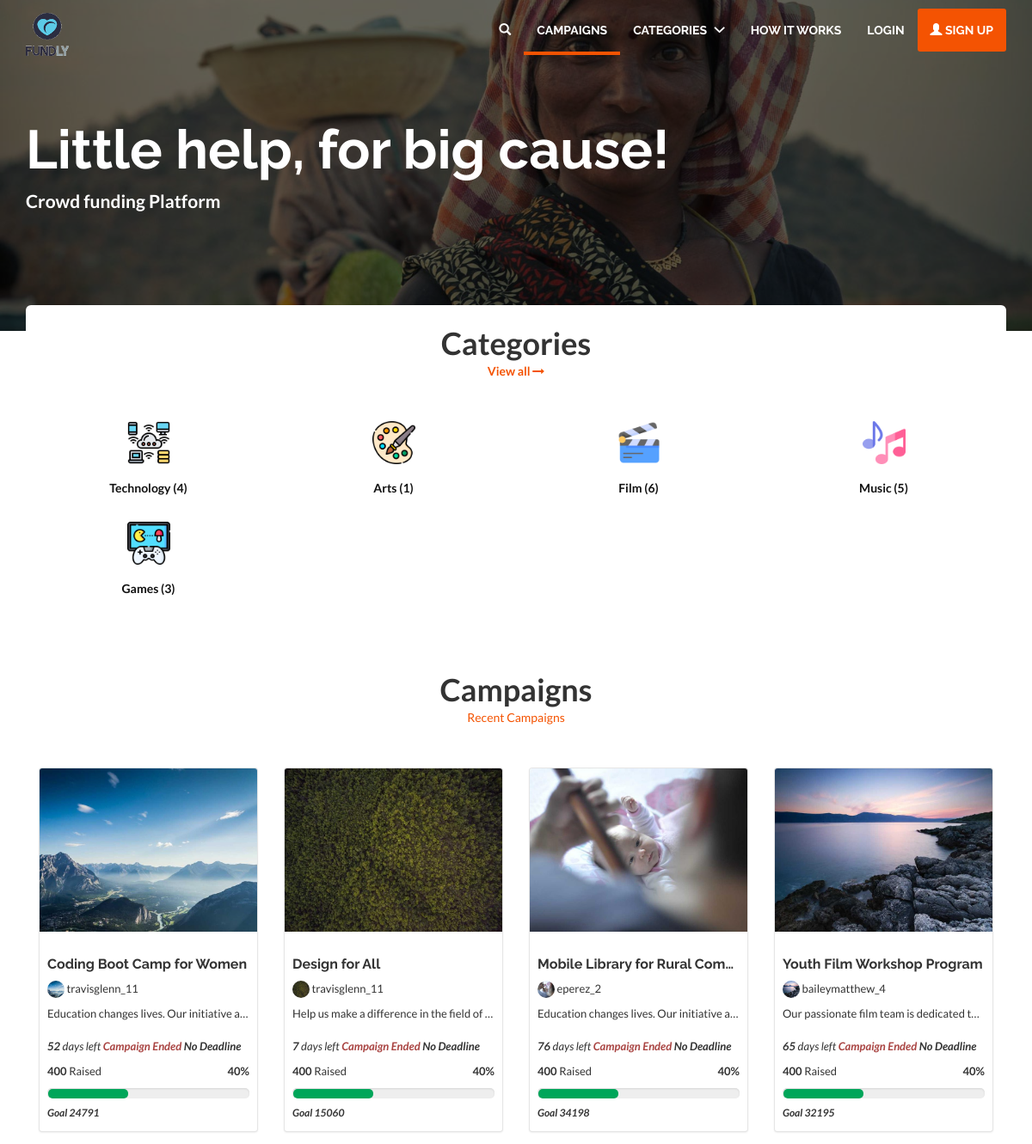
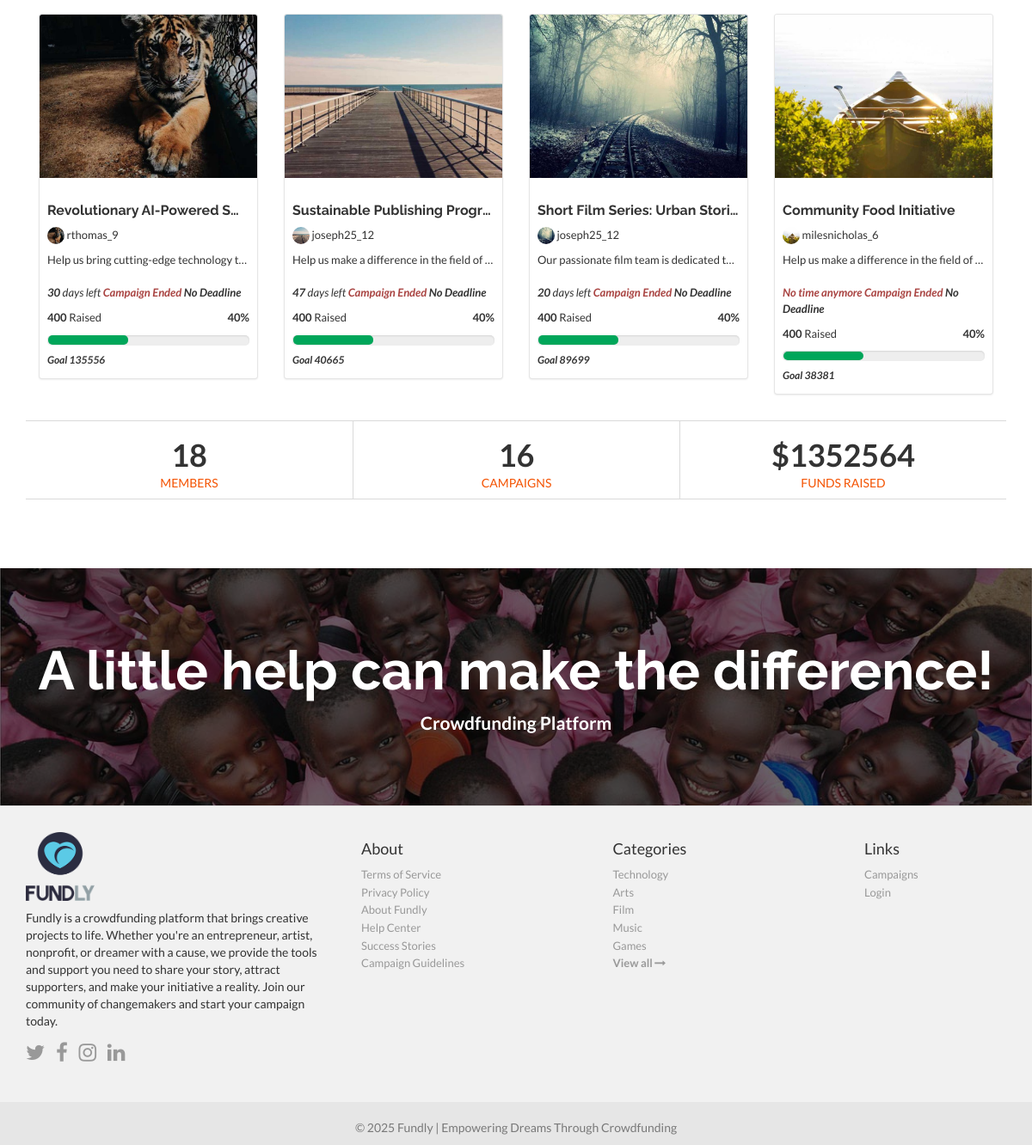
The page / on the database its author committed (2 pictures, top to bottom).
### core/models.py (models this page shows, shortened)
class Category(models.Model):
    name = models.CharField(max_length=50, unique=True)
    slug = models.CharField(max_length=100, unique=True)
    image = models.ImageField(upload_to='categories', default="default.png")
    @property
    def category_image(self):
        if self.image:
            return self.image.url
        return "/media/categories/default.png"

### campaign/models.py (models this page shows, shortened)
class Campaign(models.Model):
    id = models.UUIDField(primary_key=True, default=uuid.uuid4, editable=False)
    title = models.CharField(max_length=255)
    description = models.TextField()
    user = models.ForeignKey(User, on_delete=models.DO_NOTHING)
    category = models.ForeignKey(Category, on_delete=models.CASCADE)
    date = models.DateTimeField(default=now, blank=True)
    status = models.CharField(max_length=20, default="pending")
    image = models.ImageField(upload_to="campaigns")
    goal = models.IntegerField()
    location = models.CharField(max_length=150)
    deadline = models.DateField()
    def image_url(self):
        return self.image.url if self.image else "https://placehold.co/600x400?text=No+Image"
    def days_remaining(self):
        delta = self.deadline - datetime.now().date()
        return delta.days

### accounts/models.py (models this page shows, shortened)
class User(AbstractUser):
    username = models.CharField(
        "username",
        max_length=50,
        unique=True,
        help_text="Required. 50 characters or fewer. Letters, digits and @/./+/-/_ only.",
        error_messages={
            "unique": "A user with this username already exists.",
        },
    )
    email = models.EmailField(
        unique=True,
        blank=False,
        error_messages={
            "unique": "A user with this email already exists.",
        },
    )
    status = models.CharField(max_length=20, default="active")
    avatar = models.ImageField(upload_to="avatars/", null=True, blank=True)
    country = models.ForeignKey(Country, on_delete=models.SET_NULL, null=True)
    USERNAME_FIELD = "email"
    REQUIRED_FIELDS = ["username"]

### core/views.py (the view)
# urls.py: path('', HomeView.as_view(), name="home"),
class HomeView(ListView):
    model = Campaign
    template_name = "home.html"
    context_object_name = "campaigns"
    def get_queryset(self):
        return Campaign.objects.filter(
            status="active"
        ).prefetch_related(
            "user"
        ).order_by(
            '-date'
        )[:8]
    def get_context_data(self, **kwargs):
        context = super().get_context_data(**kwargs)
        context["total_campaigns"] = Campaign.objects.filter(status="pending").count()
        context["fund_raised"] = Donation.objects.filter(approved=True).aggregate(Sum("donation"))
        context["members"] = User.objects.count()
        return context

### templates/home.html (shortened to what this page needs)
{% extends 'base.html' %}
{% load static %}
{% block content %}
    <div class="jumbotron index-header jumbotron_set jumbotron-cover session-active-cover">
        <div class="container wrap-jumbotron position-relative">
            <h1 class="title-site txt-left" id="titleSite">Little help, for big cause!</h1>
            <p class="subtitle-site txt-left"><strong>Crowd funding Platform</strong></p>
        </div>
    </div>
    <div class="container margin-bottom-40">
        <div class="col-md-12 btn-block margin-bottom-40 head-home">
            <h1 class="btn-block text-center class-montserrat margin-bottom-zero none-overflow">Categories</h1>
            <h5 class="btn-block text-center class-montserrat subtitle-color">
                <a href="{% url 'core:categories' %}">
                    <strong>View all <i class="fa fa-long-arrow-right"></i></strong>
                </a>
            </h5>
        </div>
        {% for category in categories %}
            <div class="col-lg-3 col-md-6 col-sm-6 col-xs-12 row-margin-20 text-center">
                <a href="{% url 'core:campaigns-by-category' category.id %}">
                    <img class="img-responsive custom-rounded center-block"
                         src="{{ category.category_image }}"
                         alt="{{ category.name }}"
                         style="height: 50px; width: 50px;">
                </a>
                <h1 class="title-services">
                    <a href="{% url 'core:campaigns-by-category' category.id %}">
                        {{ category.name }} ({{ category.campaign_set.count }})
                    </a>
                </h1>
            </div>
        {% endfor %}
    </div>
    {% if campaigns.count > 0 %}
        <div class="container margin-bottom-40">
            <div class="col-md-12 btn-block margin-bottom-40">
                <h1 class="btn-block text-center class-montserrat margin-bottom-zero none-overflow">Campaigns</h1>
                <h5 class="btn-block text-center class-montserrat subtitle-color">Recent Campaigns</h5>
            </div>
            <div class="margin-bottom-30">
                {% for campaign in campaigns %}
                    {% include "includes/campaign.html" with campaign=campaign %}
                {% endfor %}
            </div>
            <div class="row margin-bottom-40">
                <div class="container">
                    <div class="col-md-4 border-stats">
                        <h1 class="btn-block text-center class-montserrat margin-bottom-zero none-overflow"><span
                                class=".numbers-with-commas counter">{{ members }}</span>
                        </h1>
                        <h5 class="btn-block text-center class-montserrat subtitle-color text-uppercase">Members</h5>
                    </div>
                    <div class="col-md-4 border-stats">
                        <h1 class="btn-block text-center class-montserrat margin-bottom-zero none-overflow">
                            <span class=".numbers-with-commas counter">{{ total_campaigns }}</span>
                        </h1>
                        <h5 class="btn-block text-center class-montserrat subtitle-color text-uppercase">CAMPAIGNS</h5>
                    </div>
                    <div class="col-md-4 border-stats">
                        <h1 class="btn-block text-center class-montserrat margin-bottom-zero none-overflow">
                            ${{ fund_raised.donation__sum }}</h1>
                        <h5 class="btn-block text-center class-montserrat subtitle-color text-uppercase">
                            FUNDS RAISED</h5>
                    </div>
                </div>
            </div>
        </div>
    {% endif %}
    <div class="jumbotron jumbotron-bottom margin-bottom-zero jumbotron-cover">
        <div class="container wrap-jumbotron position-relative">
            <h1 class="title-site">A little help can make the difference!</h1>
            <p class="subtitle-site txt-center"><strong>Crowdfunding Platform</strong></p>
        </div>
    </div>
{% endblock %}

### templates/includes/campaign.html (shortened to what this page needs)
<div class="col-xs-12 col-sm-6 col-md-3 col-thumb">
    <div class="thumbnail padding-top-zero">
        <a class="position-relative btn-block img-grid" href="#">
            <img title="{{ campaign.title }}" src="{{ campaign.image_url }}" class="image-url img-responsive btn-block radius-image"/>
        </a>
        <div class="caption">
            <h1 class="title-campaigns font-default">
                <a title="{{ campaign.title }}" class="item-link" href="{% url 'campaign:campaign-detail' campaign.id %}">
                    {{ campaign.title }}
                </a>
            </h1>
            <p class="desc-campaigns">
                {% if campaign.user %}
                    <img src="{{ campaign.image_url }}" width="20" height="20" class="img-circle avatar-campaign"/> {{ campaign.user.username }}
                {% else %}
                    <img src="" width="20" height="20" class="img-circle avatar-campaign"/> User not available
                {% endif %}
            </p>
            <p class="desc-campaigns text-overflow">
                {{ campaign.description.strip|safe }}
            </p>
            <p class="desc-campaigns">
              <span class="stats-campaigns margin-bottom-zero">
                <em>
                  {% if campaign.deadline %}
                      {% if campaign.days_remaining > 0 %}
                          <strong>{{ campaign.days_remaining }}</strong> days left
                      {% elif campaign.days_remaining == 0 %}
                          <strong>Last Day</strong>
                      {% else %}
                          <strong class="text-danger">No time anymore</strong>
                      {% endif %}
                  {% endif %}
                    <strong class="text-danger">Campaign Ended</strong>
                    <strong>No Deadline</strong>
                </em>
              </span>
                <span class="stats-campaigns">
                    <span class="pull-left">
                        <strong>400</strong>
                        Raised
                    </span>
                    <span class="pull-right">
                        <strong>40%</strong>
                    </span>
                </span>
                <span class="progress">
                    <span class="percentage" style="width: 40%" aria-valuemin="0" aria-valuemax="100" role="progressbar"></span>
                </span>
            </p>
            <h6 class="margin-bottom-zero">
                <em><strong>Goal {{ campaign.goal }}</strong></em>
            </h6>
        </div>
    </div>
</div>

### templates/includes/footer.html
{% load static %}
<footer class="footer-main">
    <div class="container">
        <div class="row">
            <div class="col-md-4">
                <a href="{% url 'core:home' %}">
                    <img src="{% static 'img/logo.png' %}" style="height: 80px; width: 80px"/>
                </a>
                <p class="margin-tp-xs">Fundly is a crowdfunding platform that brings creative projects to life.
                    Whether you're an entrepreneur, artist, nonprofit, or dreamer with a cause, we provide the tools
                    and support you need to share your story, attract supporters, and make your initiative a reality.
                    Join our community of changemakers and start your campaign today.</p>
                <ul class="list-inline">
                    <li><a href="https://www.twitter.com/fundly" class="ico-social"><i class="fa fa-twitter"></i></a></li>
                    <li><a href="https://www.facebook.com/fundly" class="ico-social"><i class="fa fa-facebook"></i></a></li>
                    <li><a href="https://www.instagram.com/fundly" class="ico-social"><i class="fa fa-instagram"></i></a></li>
                    <li><a href="https://www.linkedin.com/company/fundly" class="ico-social"><i class="fa fa-linkedin"></i></a></li>
                </ul>
            </div>
            <div class="col-md-3 margin-tp-xs">
                <h4 class="margin-top-zero">About</h4>
                <ul class="list-unstyled">
                    <li><a class="link-footer" href="#">Terms of Service</a></li>
                    <li><a class="link-footer" href="#">Privacy Policy</a></li>
                    <li><a class="link-footer" href="#">About Fundly</a></li>
                    <li><a class="link-footer" href="#">Help Center</a></li>
                    <li><a class="link-footer" href="#">Success Stories</a></li>
                    <li><a class="link-footer" href="#">Campaign Guidelines</a></li>
                </ul>
            </div>
            <div class="col-md-3 margin-tp-xs">
                <h4 class="margin-top-zero">Categories</h4>
                <ul class="list-unstyled">
                    {% for category in categories %}
                        <li><a class="link-footer" href="{% url 'core:campaigns-by-category' category.id %}">{{ category.name }}</a></li>
                    {% endfor %}
                    <li><a class="link-footer" href="{% url 'core:categories' %}">
                        <strong>View all <i class="fa fa-long-arrow-right"></i></strong>
                    </a></li>
                </ul>
            </div>
            <div class="col-md-2 margin-tp-xs">
                <h4 class="margin-top-zero">Links</h4>
                <ul class="list-unstyled">
                    <li>
                        <a class="link-footer" href="#">Campaigns</a>
                    </li>
                    <li>
                        <a class="link-footer" href="{% url 'accounts:login' %}">Login</a>
                    </li>
                </ul>
            </div>
        </div>
    </div>
</footer>
<footer class="subfooter">
    <div class="container">
        <div class="row">
            <div class="col-md-12 text-center padding-top-20">
                <p>&copy; {% now "Y" %} Fundly | Empowering Dreams Through Crowdfunding</p>
            </div>
        </div>
    </div>
</footer>

### rows shown on the page
Category: category_image (picture), name "Technology", campaign_set.count "4"
Category: category_image (picture), name "Arts", campaign_set.count "1"
Category: category_image (picture), name "Film", campaign_set.count "6"
Category: category_image (picture), name "Music", campaign_set.count "5"
Category: category_image (picture), name "Games", campaign_set.count "3"
Campaign: image_url (picture), title "Coding Boot Camp for Women", user.username "travisglenn_11", description.strip "Education changes lives. Our initiative a…", days_remaining "52", goal "24791"
Campaign: image_url (picture), title "Design for All", user.username "travisglenn_11", description.strip "Help us make a difference in the field of…", days_remaining "7", goal "15060"
Campaign: image_url (picture), title "Mobile Library for Rural Com…", user.username "eperez_2", description.strip "Education changes lives. Our initiative a…", days_remaining "76", goal "34198"
Campaign: image_url (picture), title "Youth Film Workshop Program", user.username "baileymatthew_4", description.strip "Our passionate film team is dedicated t…", days_remaining "65", goal "32195"
Campaign: image_url (picture), title "Revolutionary AI-Powered S…", user.username "rthomas_9", description.strip "Help us bring cutting-edge technology t…", days_remaining "30", goal "135556"
Campaign: image_url (picture), title "Sustainable Publishing Progr…", user.username "joseph25_12", description.strip "Help us make a difference in the field of…", days_remaining "47", goal "40665"
Campaign: image_url (picture), title "Short Film Series: Urban Stori…", user.username "joseph25_12", description.strip "Our passionate film team is dedicated t…", days_remaining "20", goal "89699"
Campaign: image_url (picture), title "Community Food Initiative", user.username "milesnicholas_6", description.strip "Help us make a difference in the field of…", deadline "No time anymore", goal "38381"

### other values the page prints
{{ members }} "18"
{{ total_campaigns }} "16"
{{ fund_raised.donation__sum }} "1352564"
